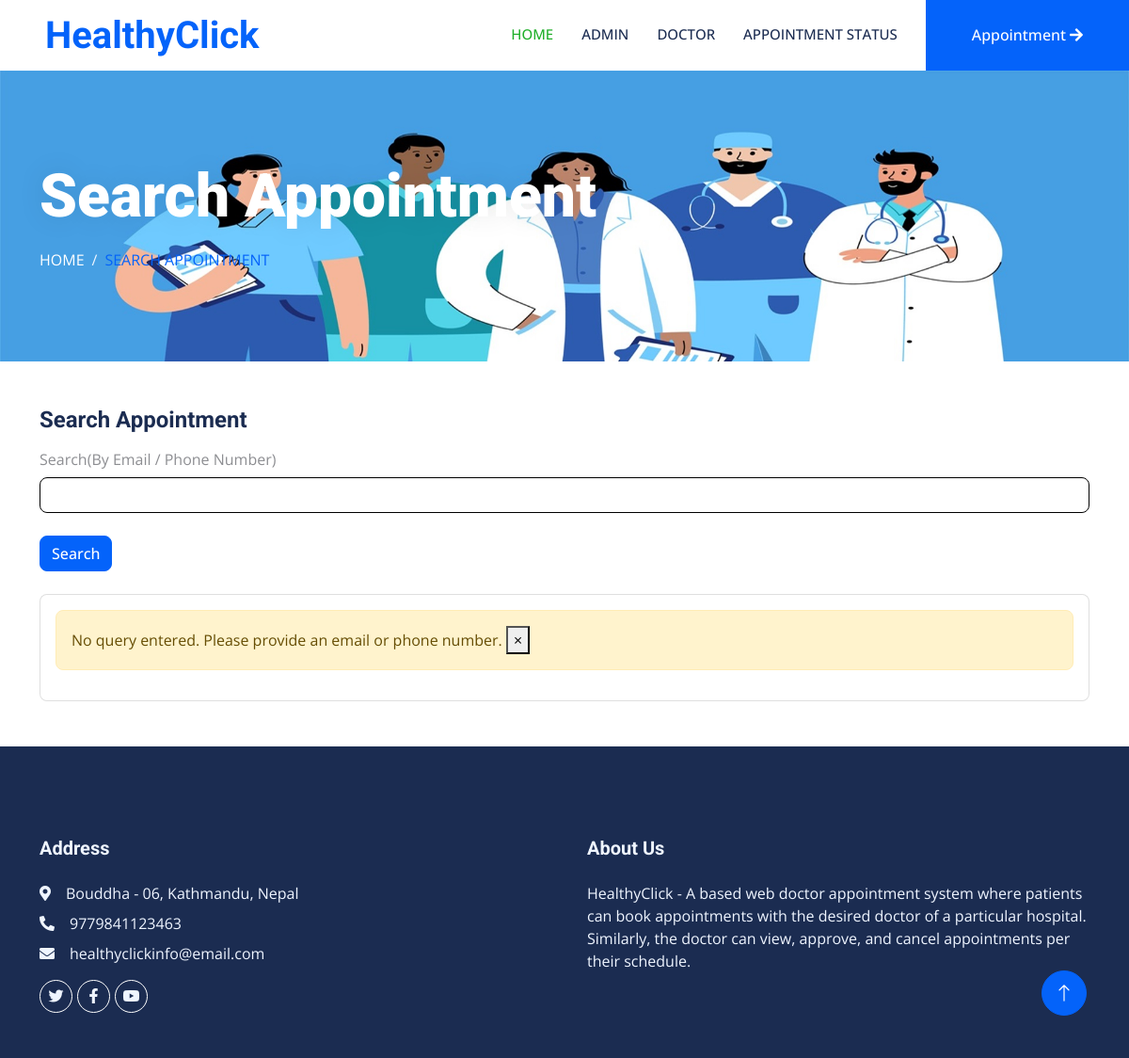
The app's page /User_SearchAppointment with its own data.
### dasapp/models.py (models this page shows, shortened)
class Page(models.Model):
    pagetitle = models.CharField(max_length=250)
    address = models.CharField(max_length=250)
    aboutus = models.TextField()
    email = models.EmailField(max_length=200)
    mobilenumber = models.IntegerField(default=0)
    created_at = models.DateTimeField(auto_now_add=True)
    updated_at = models.DateTimeField(auto_now=True)

### docappsystem/userviews.py (the view)
def User_Search_Appointments(request):
    page = Page.objects.all()
    if request.method == "GET":
        query = request.GET.get('query', '')
        if query:
            email_pattern = r'^[\w\.-]+@[\w\.-]+\.\w+$'  # Regex for validating an email
            phone_pattern = r'^\d{10}$'  # Regex for exactly 10 digits
            if re.match(email_pattern, query):  # If it's a valid email
                patient = Appointment.objects.filter(email=query)
                messages.info(request, "Search results for email: " + query)
            elif re.match(phone_pattern, query):  # If it's a valid 10-digit phone number
                patient = Appointment.objects.filter(mobilenumber=query)
                messages.info(request, "Search results for phone number: " + query)
            else:
                patient = None
                messages.error(request, "Please enter a valid email or 10-digit phone number.")
            context = {'patient': patient, 'query': query, 'page': page}
            return render(request, 'search-appointment.html', context)
        else:
            messages.error(request, "No query entered. Please provide an email or phone number.")
            context = {'page': page}
            return render(request, 'search-appointment.html', context)
    context = {'page': page}
    return render(request, 'search-appointment.html', context)

### templates/search-appointment.html (shortened to what this page needs)
{% extends 'userbase.html' %}
{% load static %}
{% block content %}
<div class="container-fluid page-header py-5 mb-5 wow fadeIn" data-wow-delay="0.1s">
    <div class="container py-5">
        <h1 class="display-3 text-white mb-3 animated slideInDown">Search Appointment</h1>
        <nav aria-label="breadcrumb animated slideInDown">
            <ol class="breadcrumb text-uppercase mb-0">
                <li class="breadcrumb-item"><a class="text-white" href="{% url 'index' %}">Home</a></li>
                <li class="breadcrumb-item text-primary active" aria-current="page">Search Appointment</li>
            </ol>
        </nav>
    </div>
</div>
<div class="container-xxl py-12">
    <div class="container">
        <div class="row">
            <div class="col-sm-12">
                <div class="card-block">
                    <h4 class="sub-title">Search Appointment </h4>
                    <form  method="GET">
                        <div class="form-group row">
                            <label class="col-sm-12 col-form-label">Search(By Email / Phone Number)</label>
                            <br>
                            <div class="col-sm-12">
                                <input type="text" id="query" name="query" class="form-control" style="border: solid #000 1px;" required="">
                            </div>
                        </div>
                    <br>
                        <button type="submit" class="btn btn-primary btn-user btn-block">Search</button>
                                </form>
                                </div>
                                <br>
            <div class="card card-table">
            <div class="card-body">
                {% if messages %}
                {% for message in messages %}
                 {% if message.tags == 'error' %}
               <div class="alert alert-warning alert-dismissible fade show" role="alert">
              {{message}}
             <button type="button" class="close" data-dismiss="alert" aria-label="Close">
             <span aria-hidden="true">&times;</span>
                 </button>
                  </div>
               {% endif %}
               {% endfor %}
               {% endif %}
            </div>
            </div>
            </div>
            </div>
    </div>
</div>
{% endblock %}

### templates/userincludes/footer.html
{% load static %}
<div class="container-fluid bg-dark text-light footer mt-5 pt-5 wow fadeIn" data-wow-delay="0.1s">
    <div class="container py-5">
        <div class="row g-5">
            <div class="col-lg-6 col-md-6">
                <h5 class="text-light mb-4">Address</h5>
                {% for i in page %}
                <p class="mb-2"><i class="fa fa-map-marker-alt me-3"></i>{{i.address}}</p>
                <p class="mb-2"><i class="fa fa-phone-alt me-3"></i>{{i.mobilenumber}}</p>
                <p class="mb-2"><i class="fa fa-envelope me-3"></i>{{i.email}}</p>{% endfor %}
                <div class="d-flex pt-2">
                    <a class="btn btn-outline-light btn-social rounded-circle" href=""><i class="fab fa-twitter"></i></a>
                    <a class="btn btn-outline-light btn-social rounded-circle" href=""><i class="fab fa-facebook-f"></i></a>
                    <a class="btn btn-outline-light btn-social rounded-circle" href=""><i class="fab fa-youtube"></i></a>
                </div>
            </div>
            <div class="col-lg-6 col-md-6">
                <h5 class="text-light mb-4">About Us</h5>
                {% for i in page %}
                {{ i.aboutus }}{% endfor %}
            </div>
        </div>
    </div>
</div>
<a href="#" class="btn btn-lg btn-primary btn-lg-square rounded-circle back-to-top"><i class="bi bi-arrow-up"></i></a>

### static/css/style.css (style rules this page uses)
:root { --primary: #21af2b; --light: #EFF5FF; --dark: #1B2C51; }
.back-to-top { position: fixed; display: none; right: 45px; bottom: 45px; z-index: 99; }
.btn { font-weight: 500; transition: .5s; }
.btn.btn-primary, .btn.btn-secondary { color: #FFFFFF; }
.btn-lg-square { width: 48px; height: 48px; }
.btn-square, .btn-sm-square, .btn-lg-square { padding: 0; display: flex; align-items: center; justify-content: center; font-weight: normal; }
.page-header { background: url(../img/header-page.jpg) top center no-repeat; background-size: cover; text-shadow: 0 0 30px rgba(0, 0, 0, .1); }
.breadcrumb-item + .breadcrumb-item::before { color: var(--light); }
.footer .btn.btn-social { margin-right: 5px; width: 35px; height: 35px; display: flex; align-items: center; justify-content: center; color: var(--light); border: 1px solid #FFFFFF; transition: .3s; }

### records on screen
Page: address "Bouddha - 06, Kathmandu, Nepal", mobilenumber "9779841123463", email "healthyclickinfo@email.com", aboutus "HealthyClick - A based web doctor appointment system where patients can book appointments with the desired doctor of a particular hospital. Similarly, the doctor can view, approve, and cancel appointments per their schedule."

### other values on screen
{{ message }} "No query entered. Please provide an email or phone number."
